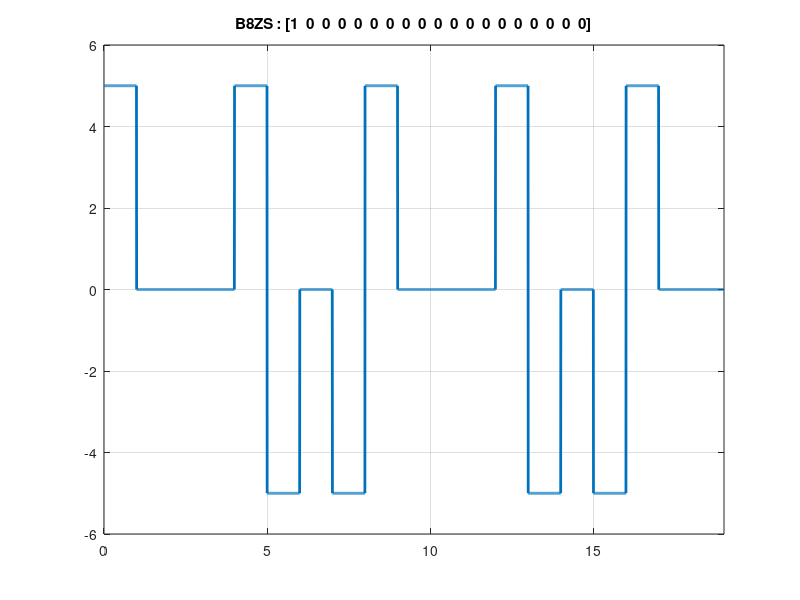

The MATLAB script that drew this image:
clc;
close all;
clear all;

bits = [1,0,0,0,0,0,0,0,0,0,0,0,0,0,0,0,0,0,0]; 

bitrate = 1;
voltage = 5;
lastNonZero = -voltage;
cnt = 0;

T = length(bits)/bitrate; %total time for bit sequence
n = 200; %sample per bit
N = n * T; %total sample
dt = T / N; %sampling time
t = 0:dt:T-dt; %every time instance
y = zeros(1,length(t)); %output signal


%modulation
for i = 1 : length(bits)
  if(bits(i) == 0)
    cnt++;
  else
    cnt = 0;
    y((i - 1) * n + 1 : i * n) = -lastNonZero;
    lastNonZero = -lastNonZero;
  endif
  
  if(cnt == 8)
    y((i - 5) * n + 1 : (i - 4) * n) = lastNonZero;
    y((i - 4) * n + 1 : (i - 3) * n) = -lastNonZero;
    lastNonZero = -lastNonZero;
    y((i - 2) * n + 1 : (i - 1) * n) = lastNonZero;
    y((i - 1) * n + 1 : i * n) = -lastNonZero;
    lastNonZero = -lastNonZero;
    cnt = 0;
  endif
endfor

%disp("FUCK");
plot(t,y,'LineWidth',2);
axis([0 T -voltage-1 voltage+1]);
grid on;
title(['B8ZS : [' num2str(bits) ']']);

%demodulation
lastNonZero = -voltage;
flg = 1;
cnt = 0;

for i = 1 : length(t)
  if(rem(i,n) == 0 && y(i) == 0)
      receiving_bits(i / n) = 0;
    elseif(rem(i,n) == 0 && y(i) == lastNonZero) 
      receiving_bits(i / n) = 0;
      flg = 0;
      cnt++;
    elseif(rem(i,n) == 0 && y(i) == -lastNonZero && flg == 0) 
      receiving_bits(i / n) = 0;
      lastNonZero = -lastNonZero;
      flg = 0;
      cnt++;
      if(cnt == 4)
        cnt = 0;
        flg = 1;
      endif
      
    elseif(rem(i,n) == 0)
      receiving_bits(i / n) = 1;
      lastNonZero = -lastNonZero;
      flg = 1;
  endif
endfor
%disp("OK DUCK");
disp(receiving_bits);
